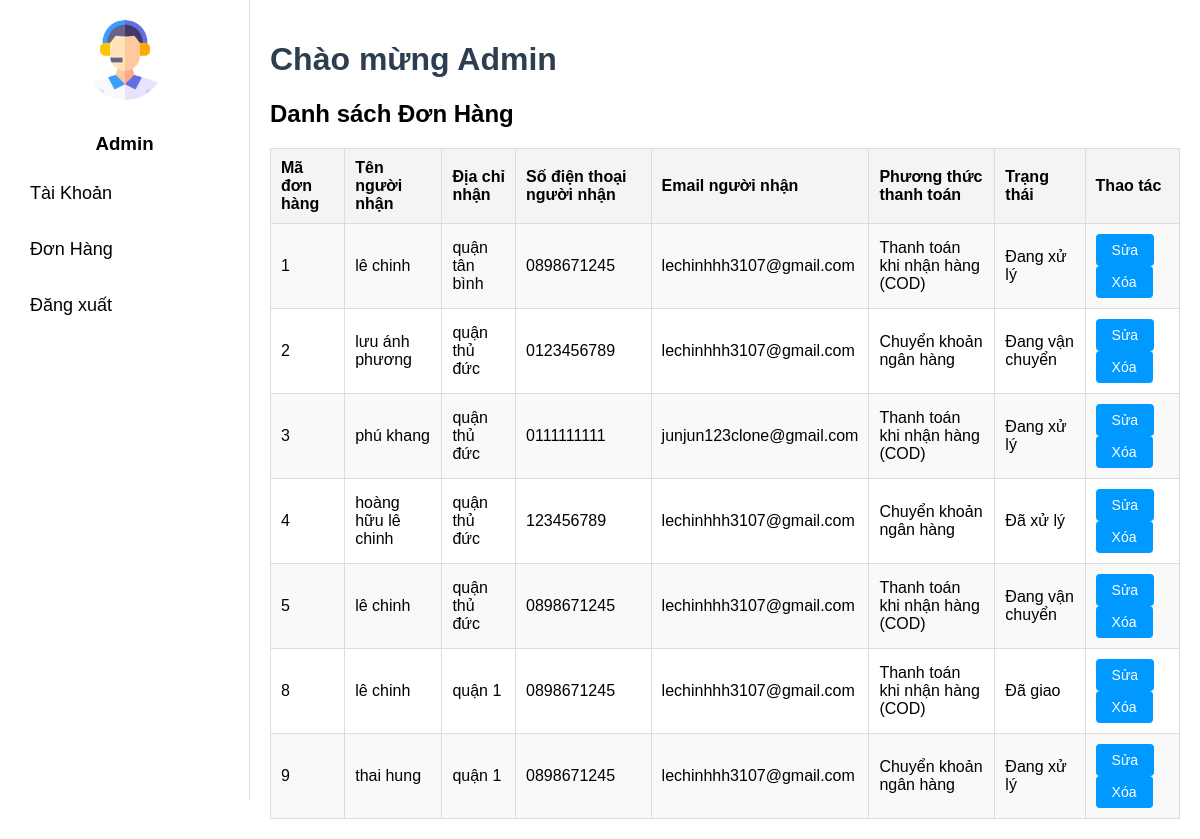
Page /admin/admin.php?page=orders (signed in) on the committed database.
### tables this page shows
CREATE TABLE IF NOT EXISTS `donhang` (
  `madonhang` int NOT NULL AUTO_INCREMENT,
  `tennguoinhan` varchar(50) NOT NULL,
  `diachinhan` text NOT NULL,
  `sdtnguoinhan` varchar(10) NOT NULL,
  `emailnguoinhan` varchar(50) NOT NULL,
  `phuongthucthanhtoan` varchar(50) NOT NULL DEFAULT 'Thanh toán khi nhận hàng (COD)',
  `trangthai` varchar(50) DEFAULT 'Đang xử lý',
  PRIMARY KEY (`madonhang`)
);

### admin/admin.php (the view, shortened to what this page needs)
<?php
$page = isset($_GET['page']) ? $_GET['page'] : 'home';
?>
<!DOCTYPE html>
<html lang="en">
<head>
    <link rel="stylesheet" href="/admin/admin.css">
</head>
<body>
    <div class="sidebar">
        <div class="profile">
            <img src="/image/admin.png" alt="User Icon" class="user-icon">
            <h3>Admin</h3>
        </div>
        <ul class="menu">
            <li><a href="?page=accounts">Tài Khoản</a></li>
            <li><a href="?page=orders">Đơn Hàng</a></li>
            <li><a href="/php/logout.php">Đăng xuất</a></li>
        </ul>
    </div>
    <div class="main-content">
        <h1>Chào mừng Admin</h1>
        <?php
        if ($page === 'orders') {
            $conn = connectdb();
            $sql = "SELECT * FROM donhang";
            $result = $conn->query($sql);
            if ($result->rowCount() > 0) {
                echo "<h2>Danh sách Đơn Hàng</h2>";
                echo "<table>
                        <tr>
                            <th>Mã đơn hàng</th>
                            <th>Tên người nhận</th>
                            <th>Địa chỉ nhận</th>
                            <th>Số điện thoại người nhận</th>
                            <th>Email người nhận</th>
                            <th>Phương thức thanh toán</th>
                            <th>Trạng thái</th>
                            <th>Thao tác</th>
                        </tr>";
                while ($row = $result->fetch(PDO::FETCH_ASSOC)) {
                    echo "<tr>
                            <td>" . htmlspecialchars($row['madonhang']) . "</td>
                            <td>" . htmlspecialchars($row['tennguoinhan']) . "</td>
                            <td>" . htmlspecialchars($row['diachinhan']) . "</td>
                            <td>" . htmlspecialchars($row['sdtnguoinhan']) . "</td>
                            <td>" . htmlspecialchars($row['emailnguoinhan']) . "</td>
                            <td>" . htmlspecialchars($row['phuongthucthanhtoan']) . "</td>
                            <td>" . htmlspecialchars($row['trangthai']) . "</td>
                            <td>
                                <a href='edit_order.php?id2=" . htmlspecialchars($row['madonhang']) . "' class='button'>Sửa</a>
                                <a href='delete.php?id2=" . htmlspecialchars($row['madonhang']) . "' class='button' onclick='return confirm(\"Bạn có chắc chắn muốn xóa đơn hàng này?\")'>Xóa</a>
                            </td>
                        </tr>";
                }
                echo "</table>";
            } else {
                echo "<p>Không có đơn hàng nào.</p>";
            }
        }
        ?>
    </div>
</body>
</html>

### admin/admin.css (style rules this page uses)
* { box-sizing: border-box; }
body { font-family: Arial, sans-serif; margin: 0; padding: 0; display: flex; flex-direction: row; min-height: 100vh; }
.sidebar { width: 250px; background-color: white; color: black; padding: 20px; height: 100vh; position: fixed; top: 0; left: 0; border-right: 1px solid #ddd; z-index: 100; }
.sidebar .profile { text-align: center; }
.sidebar .profile .user-icon { width: 80px; height: 80px; border-radius: 50%; margin-bottom: 10px; }
.sidebar .menu { list-style: none; padding: 0; }
.sidebar .menu li { margin: 15px 0; }
.sidebar .menu li a { color: black; text-decoration: none; font-size: 18px; display: block; padding: 10px; }
.main-content { margin-left: 250px; padding: 20px; width: calc(100% - 250px); flex-grow: 1; position: relative; }
.main-content h1 { color: #2c3e50; }
table { width: 100%; border-collapse: collapse; margin-top: 20px; }
th, td { padding: 10px; border: 1px solid #ddd; text-align: left; }
th { background-color: #f4f4f4; font-weight: bold; }
tr:nth-child(even) { background-color: #f9f9f9; }
.button { padding: 8px 16px; font-size: 14px; color: white; background-color: #0099FF; border: none; border-radius: 4px; cursor: pointer; text-decoration: none; display: inline-block; text-align: center; }

### rows in the picture
donhang: madonhang "1", tennguoinhan "lê chinh", diachinhan "quận tân bình", sdtnguoinhan "0898671245", emailnguoinhan "lechinhhh3107@gmail.com", phuongthucthanhtoan "Thanh toán khi nhận hàng (COD)", trangthai "Đang xử lý"
donhang: madonhang "2", tennguoinhan "lưu ánh phương", diachinhan "quận thủ đức", sdtnguoinhan "0123456789", emailnguoinhan "lechinhhh3107@gmail.com", phuongthucthanhtoan "Chuyển khoản ngân hàng", trangthai "Đang vận chuyển"
donhang: madonhang "3", tennguoinhan "phú khang", diachinhan "quận thủ đức", sdtnguoinhan "0111111111", emailnguoinhan "junjun123clone@gmail.com", phuongthucthanhtoan "Thanh toán khi nhận hàng (COD)", trangthai "Đang xử lý"
donhang: madonhang "4", tennguoinhan "hoàng hữu lê chinh", diachinhan "quận thủ đức", sdtnguoinhan "123456789", emailnguoinhan "lechinhhh3107@gmail.com", phuongthucthanhtoan "Chuyển khoản ngân hàng", trangthai "Đã xử lý"
donhang: madonhang "5", tennguoinhan "lê chinh", diachinhan "quận thủ đức", sdtnguoinhan "0898671245", emailnguoinhan "lechinhhh3107@gmail.com", phuongthucthanhtoan "Thanh toán khi nhận hàng (COD)", trangthai "Đang vận chuyển"
donhang: madonhang "8", tennguoinhan "lê chinh", diachinhan "quận 1", sdtnguoinhan "0898671245", emailnguoinhan "lechinhhh3107@gmail.com", phuongthucthanhtoan "Thanh toán khi nhận hàng (COD)", trangthai "Đã giao"
donhang: madonhang "9", tennguoinhan "thai hung", diachinhan "quận 1", sdtnguoinhan "0898671245", emailnguoinhan "lechinhhh3107@gmail.com", phuongthucthanhtoan "Chuyển khoản ngân hàng", trangthai "Đang xử lý"
